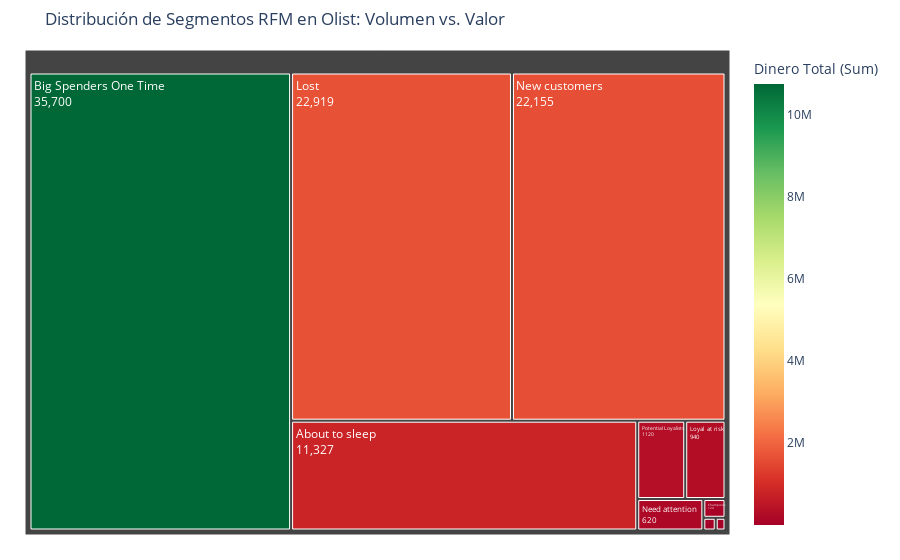

The code cell stored with this chart in its notebook:
### Code cell
df_treemap = crfm.groupby('segment').agg({
    'customer_unique_id': 'count',
    'monetary': 'sum'
}).reset_index()


df_treemap.columns = ['Segmento', 'Cantidad de Clientes', 'Dinero Total (Sum)']


total_revenue = df_treemap['Dinero Total (Sum)'].sum()
df_treemap['% del Ingreso Total'] = (df_treemap['Dinero Total (Sum)'] / total_revenue * 100).round(2)

fig = px.treemap(df_treemap, 
                 path=['Segmento'], 
                 values='Cantidad de Clientes', 
                 color='Dinero Total (Sum)',    
                 color_continuous_scale='RdYlGn',
                 title='Distribución de Segmentos RFM en Olist: Volumen vs. Valor',
                 hover_data=['% del Ingreso Total', 'Dinero Total (Sum)'])


fig.update_traces(textinfo="label+value")
fig.update_layout(margin=dict(t=50, l=25, r=25, b=25))

fig.show()

### Figure 1 — Plotly figure (JSON) as saved in the notebook; plotly's stock layout.template omitted (floating-point values rounded to 4 significant figures)
{"data": [{"branchvalues": "total", "customdata": [["5.18", 816000.0], ["0.12", 18570.0], ["68.27", 10740000.0], ["0.44", 69530.0], ["10.6", 1669000.0], ["1.88", 295300.0], ["0.02", 3213.0], ["1.1", 173800.0], ["10.29", 1619000.0], ["2.1", 330100.0]], "domain": {"x": [0, 1], "y": [0, 1]}, "hovertemplate": "labels=%{label}<br>Cantidad de Clientes=%{value}<br>parent=%{parent}<br>id=%{id}<br>% del Ingreso Total=%{customdata[0]}<br>Dinero Total (Sum)=%{color}<extra></extra>", "ids": ["About to sleep", "At risk High Value", "Big Spenders One Time", "Champions", "Lost", "Loyal at risk", "Loyal value Loyal", "Need attention", "New customers", "Potential Loyalists"], "labels": ["About to sleep", "At risk High Value", "Big Spenders One Time", "Champions", "Lost", "Loyal at risk", "Loyal value Loyal", "Need attention", "New customers", "Potential Loyalists"], "marker": {"coloraxis": "coloraxis", "colors": [816000.0, 18570.0, 10740000.0, 69530.0, 1669000.0, 295300.0, 3213.0, 173800.0, 1619000.0, 330100.0]}, "name": "", "parents": ["", "", "", "", "", "", "", "", "", ""], "textinfo": "label+value", "type": "treemap", "values": [11330.0, 37.0, 35700.0, 124.0, 22920.0, 940.0, 47.0, 620.0, 22160.0, 1120.0]}], "layout": {"coloraxis": {"colorbar": {"title": {"text": "Dinero Total (Sum)"}}, "colorscale": [[0, "rgb(165,0,38)"], [0.1, "rgb(215,48,39)"], [0.2, "rgb(244,109,67)"], [0.3, "rgb(253,174,97)"], [0.4, "rgb(254,224,139)"], [0.5, "rgb(255,255,191)"], [0.6, "rgb(217,239,139)"], [0.7, "rgb(166,217,106)"], [0.8, "rgb(102,189,99)"], [0.9, "rgb(26,152,80)"], [1, "rgb(0,104,55)"]]}, "legend": {"tracegroupgap": 0}, "margin": {"b": 25, "l": 25, "r": 25, "t": 50}, "title": {"text": "Distribución de Segmentos RFM en Olist: Volumen vs. Valor"}}}
